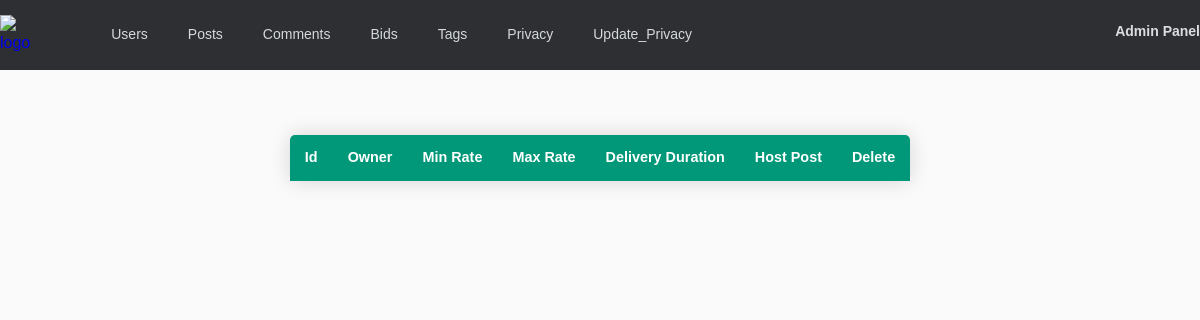
Before: /admin/bids (signed in) with the older database file.
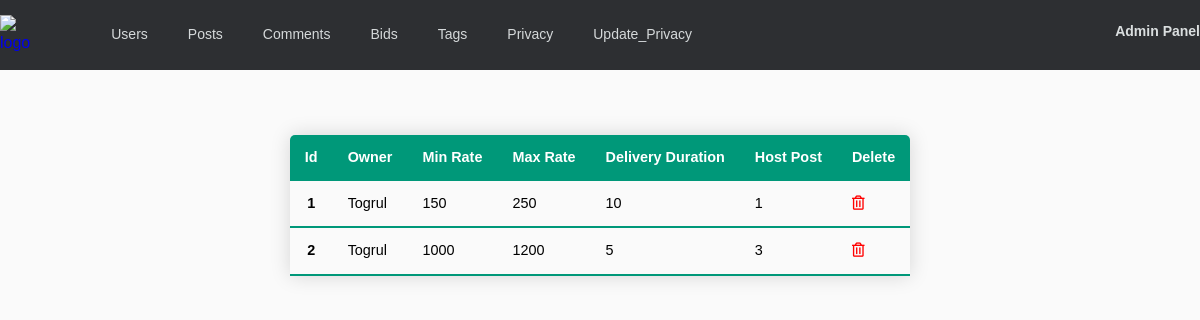
After: the same page with the newer database file.
### app/models.py (models this page shows, shortened)
class Bid(db.Model):
    id = db.Column(db.Integer, primary_key=True)
    min_rate = db.Column(db.Integer, nullable=False)
    max_rate = db.Column(db.Integer, nullable=False)
    delivery_duration = db.Column(db.Integer, nullable=False)
    user_id = db.Column(db.Integer, db.ForeignKey('user.id'), nullable=False)
    post_id = db.Column(db.Integer, db.ForeignKey('post.id'), nullable=False)

class User(db.Model, UserMixin):
    id = db.Column(db.Integer, primary_key=True)
    username = db.Column(db.String(20), unique=True, nullable=False)
    email = db.Column(db.String(120), unique=True, nullable=False)
    image_file = db.Column(db.String(20), nullable=False, default='default.jpg')
    password = db.Column(db.String(60), nullable=False)
    about_user = db.Column(db.Text)
    education = db.Column(db.Text)
    speciality = db.Column(db.String(20))
    location = db.Column(db.String(20))
    age = db.Column(db.Integer)
    experience = db.Column(db.Integer)
    hourly_rate = db.Column(db.Integer)
    job_done = db.Column(db.Integer)
    posts = db.relationship('Post', backref='author', lazy=True, cascade='all,delete')
    comments = db.relationship('Comment', backref='comment_author', lazy=True, cascade='all,delete')
    bids = db.relationship('Bid', backref='bid_owner', lazy=True, cascade='all,delete')

class Post(db.Model):
    id = db.Column(db.Integer, primary_key=True)
    title = db.Column(db.String(20), nullable=False)
    date_posted = db.Column(db.DateTime, nullable=False, default=datetime.utcnow)
    min_pay = db.Column(db.Integer, nullable=False)
    max_pay = db.Column(db.Integer)
    content = db.Column(db.Text, nullable=False)
    user_id = db.Column(db.Integer, db.ForeignKey('user.id'), nullable=False)
    tag = db.relationship('Tag', secondary='posts_tags', backref=db.backref('posts', lazy='dynamic'))
    comments = db.relationship('Comment', backref='host', lazy=True)
    bids = db.relationship('Bid', backref='bid_host', lazy=True)

### app/routes.py (the view)
@app.route('/admin/bids', methods=['GET','POST'])
def admin_bids():
    if current_user.username == 'Togrul':
        bids = Bid.query.all()
        return render_template('admin/bids.html', bids=bids)
    else:
        abort(403)

### app/models.py (called while the page is built)
@login_manager.user_loader
def load_user(user_id):
    return User.query.get(int(user_id))

### app/templates/admin/bids.html
{% extends "admin/base.html" %}
{% block css %}
<link rel="stylesheet" href="{{ url_for('static', filename='css/base.css') }}">
{% endblock %}
{% block content %}
    <table class="content-table">
        <thead>
            <tr>
                <th scope="col">Id</th>
                <th scope="col">Owner</th>
                <th scope="col">Min Rate</th>
                <th scope="col">Max Rate</th>
                <th scope="col">Delivery Duration</th>
                <th scope="col">Host Post</th>
                <th scope="col">Delete</th>
            </tr>
        </thead>
        {% for bid in bids %}
        <tbody>
            <tr>
                <th scope="row">{{ bid.id }}</th>
                <td>{{ bid.bid_owner.username }}</td>
                <td>{{bid.min_rate }}</td>
                <td>{{bid.max_rate }}</td>
                <td>{{bid.delivery_duration }}</td>
                <td>{{bid.bid_host.id }}</td>
                <td><a href="{{url_for('admin_delete_bid', bid_id=bid.id)}}"><i class="far fa-trash-alt" style="color: red;"></i></a></td>
            </tr>
        </tbody>
        {% endfor %}
    </table>
{% endblock %}

Changed rows visible on the page:
added Bid: id "1", bid_owner.username "Togrul", min_rate "150", max_rate "250", delivery_duration "10", bid_host.id "1"
added Bid: id "2", bid_owner.username "Togrul", min_rate "1000", max_rate "1200", delivery_duration "5", bid_host.id "3"
